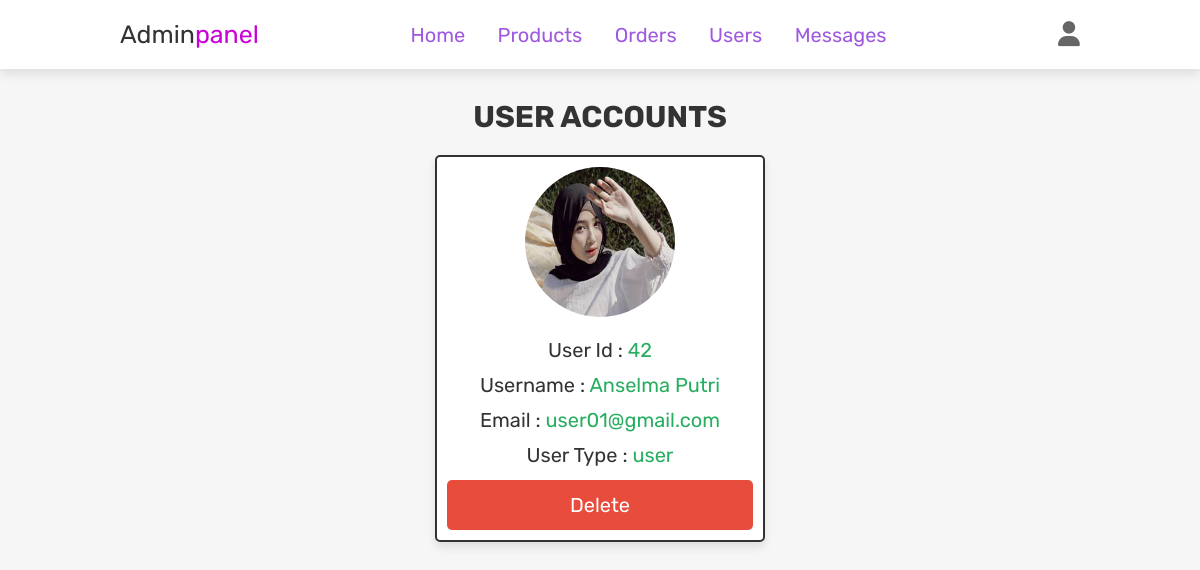
The app's page /admin_users.php (signed in) with its own data.
### tables this page shows
CREATE TABLE `users` (
  `id` int(100) NOT NULL,
  `name` varchar(100) NOT NULL,
  `email` varchar(100) NOT NULL,
  `password` varchar(100) NOT NULL,
  `user_type` varchar(20) NOT NULL DEFAULT 'user',
  `image` varchar(100) NOT NULL
);

### admin_users.php (the view, shortened to what this page needs)
<?php
include 'config.php';
$admin_id = $_SESSION['admin_id'] ?? null;
?>
<!DOCTYPE html>
<html lang="en">
<head>
    <link rel="stylesheet" href="https://cdnjs.cloudflare.com/ajax/libs/font-awesome/6.6.0/css/all.min.css">
    <link rel="stylesheet" href="CSS/admin_style.css">
</head>
<body>
<?php include 'admin_header.php';  ?>
<section class="user-accounts">
    <h1 class="tittle">User Accounts</h1>
    <div class="box-container">
        <?php
            $select_users = $conn->prepare("SELECT * FROM `users`");
            $select_users->execute();
            while($fetch_users = $select_users->fetch(PDO::FETCH_ASSOC)){
        ?>
        <div class="box" style="<?php if($fetch_users['id'] == $admin_id){echo 'display:none'; };?>">
            <img src="uploaded_img/<?= $fetch_users['image']; ?>" alt="">
            <p> User Id : <span><?= $fetch_users['id']; ?></span></p>
            <p> Username : <span><?= $fetch_users['name']; ?></span></p>
            <p> Email : <span><?= $fetch_users['email']; ?></span></p>
            <p> User Type : <span style="color:<?php if($fetch_users['user_type'] == 'admin'){echo 'red';}; ?>"><?= $fetch_users['user_type']; ?></span></p>
            <a href="admin_users.php?delete=<?= $fetch_users['id']; ?>" onclick="return confirm('delete this users?');" class="delete-btn">delete</a>
        </div>
        <?php
            }
        ?>
    </div>
<section>
</body>
</html>

### CSS/admin_style.css (style rules this page uses)
.user-accounts .box-container { display: grid; grid-template-columns: repeat(auto-fit, 33rem); gap: 1.5rem; align-items: flex-start; justify-content: center; }
.user-accounts .box-container .box { border: var(--border); box-shadow: var(--box-shadow); background-color: var(--white); border-radius: .5rem; padding: 1rem; box-sizing: border-box; overflow: hidden; text-align: center; }
.user-accounts .box-container .box img { height: 15rem; width: 15rem; border-radius: 50%; object-fit: cover; margin-bottom: 1rem; }
.user-accounts .box-container .box p { line-height: 1.5; margin: .5rem 0; font-size: 2rem; color: var(--black); font-weight: 400; }
.user-accounts .box-container .box p span { color: var(--green); }

### CSS/components.css (style rules this page uses)
:root { --green:#27ae60; --orange:#f39c12; --red:#e74c3c; --black:#333; --light-color:#666; --white:#fff; --light-bg:#f6f6f6; --border:.2rem solid var(--black); --box-shadow:0 .5rem 1rem rgba(0,0,0,.1); }
* { font-family: 'Rubik',sans-serif; margin: 0; padding: 0; box-sizing: border-box; outline: none; border: none; text-decoration: none; color: var(--black); }
body { background-color: var(--light-bg); }
html { font-size: 62.5%; overflow-x: hidden; scroll-behavior: smooth; scroll-padding-top: 6.5rem; }
section { padding: 3rem 2rem; max-width: 1000px; margin: 0 auto; }
.btn, .delete-btn, .checkout-btn, .home-btn, .option-btn { display: block; width: 100%; margin-top: 1rem; border-radius: .5rem; color: var(--white); font-size: 2rem; padding: 1.3rem 3rem; text-transform: capitalize; cursor: pointer; text-align: center; }
.delete-btn { background-color: var(--red); }
.tittle { text-align: center; margin-bottom: 2rem; text-transform: uppercase; color: var(--black); font-size: 3rem; }

### records on screen
users: image (picture), id "42", name "Anselma Putri", email "user01@gmail.com", user_type "user"
